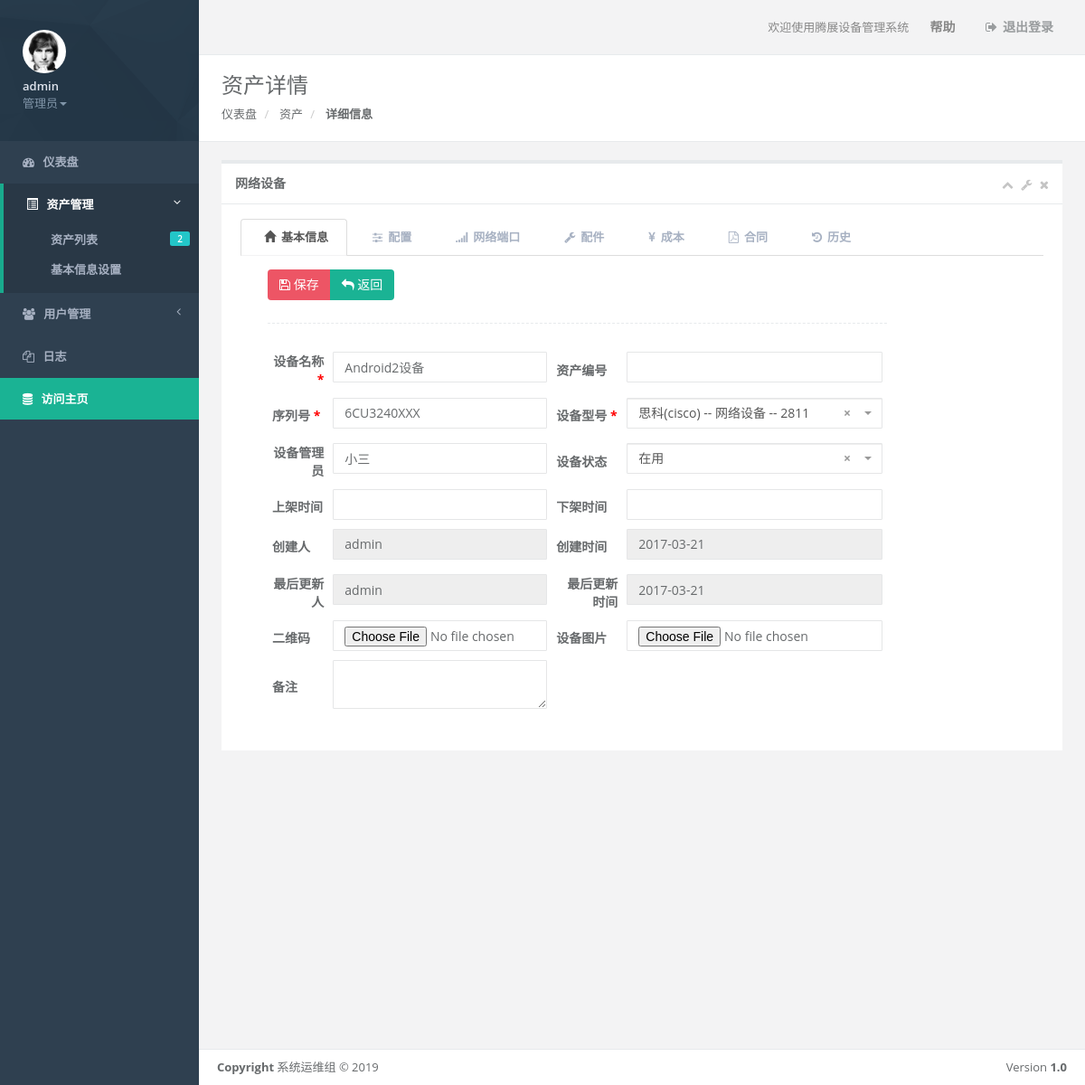
Page /iasset/detail/network/Android2设备/ (signed in) on the committed database.
### iasset/models.py (models this page shows, shortened)
class Asset(models.Model):
    asset_number = models.CharField(verbose_name=u'资产编号',max_length=128,null=True,blank=True)  #租借的设备可能没有资产编号
    name = models.CharField(verbose_name=u'设备名称',max_length=128,unique=True)
    sn = models.CharField(verbose_name=u'序列号', max_length=128, null=True, blank=True)
    model = models.ForeignKey(ProductModel, verbose_name=u'设备型号', related_name='relatedmodel', null=True, blank=True)
    contract = models.ManyToManyField(Contract, verbose_name=u'合同')
    purchase_date = models.DateField(verbose_name=u'购买时间',null=True, blank=True)
    warranty_period = models.SmallIntegerField(verbose_name=u"质保年限",null=True, blank=True)
    expire_date = models.DateField(verbose_name=u'过保时间',null=True, blank=True)
    cost = models.FloatField(verbose_name=u'成本',null=True, blank=True)
    renewal_date = models.DateField(verbose_name=u'续保时间',null=True, blank=True)
    renewal_cost = models.FloatField(verbose_name=u'续保成本',null=True, blank=True)
    total_cost = models.FloatField(verbose_name=u'资产总值',null=True,blank=True)  #根据配件的添加，续保，折旧，自动计算得出
    asset_admin = models.CharField(verbose_name=u'设备管理员',max_length=64,null=True, blank=True)
    status = models.CharField(verbose_name=u'设备状态',choices=DEVICE_STATUS,default='unuse',max_length=128)
    online_date = models.DateField(verbose_name=u'上架时间', null=True, blank=True)
    offline_date = models.DateField(verbose_name=u'下架时间', null=True, blank=True)
    create_person = models.ForeignKey(settings.AUTH_USER_MODEL, verbose_name=u'创建人', related_name='asset_create_user', null=True, blank=True)
    update_person = models.ForeignKey(settings.AUTH_USER_MODEL, verbose_name=u'最后更新人', related_name='asset_update_user', null=True, blank=True)
    create_date = models.DateTimeField(verbose_name=u'创建时间',blank=True, auto_now_add=True)
    update_date = models.DateTimeField(verbose_name=u'最后更新时间',blank=True, auto_now=True)
    qrcode = models.ImageField(verbose_name=u'二维码',upload_to='iasset/qrcode/',null=True,blank=True)
    picture = models.ImageField(verbose_name=u'设备图片',upload_to='iasset/img/',null=True,blank=True)
    parts = models.ManyToManyField('Parts', related_name='asset_parts', verbose_name=u'配件')
    memo = models.TextField(verbose_name=u'备注', null=True, blank=True)
    class Meta:
        verbose_name = u'资产总表'
        verbose_name_plural = u"资产总表"

### iuser/models.py (models this page shows, shortened)
class User(AbstractUser):
    USER_ROLE_CHOICES = (
        ('su', '超级用户'),
        ('cu', '普通用户'),
    )
    name = models.CharField(verbose_name=u'姓名',max_length=80, blank=True, null=True)
    role = models.CharField(verbose_name=u'角色',max_length=2, choices=USER_ROLE_CHOICES, default='cu')
    group = models.ManyToManyField(UserGroup)
    department = models.ForeignKey('Departments', verbose_name=u'所属部门', default=None, blank=True, null=True)
    create_date = models.DateTimeField(verbose_name=u'创建时间',auto_now_add=True)
    update_date = models.DateTimeField(verbose_name=u'更新时间',auto_now=True)
    memo = models.TextField(verbose_name=u'备注', blank=True, null=True, default=None)

### templates/iasset/asset/detail/network/index.html (shortened to what this page needs)
{% extends 'iasset/asset/detail/base.html' %}
{% block title %}网络设备{% endblock %}

### templates/iasset/asset/detail/base.html (shortened to what this page needs)
{% extends 'base.html' %}
{% block content %}
{% include 'nav_cat_bar.html' %}
    <div class="wrapper wrapper-content animated fadeInRight">
    <div class="row">
        <div class="col-sm-12">
            <div class="ibox float-e-margins">
                <div id="ibox-content" class="ibox-title">
                    <h5> {% block title%}服务器{% endblock %} </h5>
                    <div class="ibox-tools">
                        <a class="collapse-link">
                            <i class="fa fa-chevron-up"></i>
                        </a>
                        <a class="dropdown-toggle" data-toggle="dropdown" href="#">
                            <i class="fa fa-wrench"></i>
                        </a>
                        <a class="close-link">
                            <i class="fa fa-times"></i>
                        </a>
                    </div>
                </div>
                <div class="ibox-content">
                    <div class="panel blank-panel">
                        <div class="panel-options">
                            <ul id="id_nav_ul" class="nav nav-tabs">
                                {% block panel %}
                                    <li class="active" value="baseinfo"><a class="text-center"><i class="glyphicon glyphicon-home"></i>基本信息</a></li>
                                    <li value="conf"><a class="text-center"><i class="fa fa-sliders"></i>配置</a></li>
                                    <li value="ports"><a class="text-center"><i class="fa fa-signal"></i>网络端口</a></li>
                                    <li value="parts"><a class="text-center"><i class="fa fa-wrench"></i>配件</a></li>
                                    <li value="cost"><a class="text-center"><i class="fa fa-rmb"></i>成本</a></li>
                                    <li value="contract"><a class="text-center"><i class="fa fa-file-pdf-o"></i>合同</a></li>
                                    <li value="history"><a class="text-center"><i class="fa fa-history"></i>历史</a></li>
                                {% endblock %}
                            </ul>
                        </div>
                        <div class="panel-body">
                            <form id="id_form" target="_self" method="post" class="form-horizontal" role="form" >{% csrf_token %}
                                {% block frorm %}
                                <div class="col-lg-10" id="id_asset_detail">
                                    {% block baseinfo %}
                                        <div id="baseinfo" class="tablediv">
                                        <div id="toolbar_baseinfo" class="btn-group">
                                            <button id="btn_save" type="button" class="btn btn-danger" onclick="window.location.href='#'">
                                                <span class="fa fa-save" aria-hidden="true"></span>&nbsp;保存
                                            </button>
                                            <button id="btn_return" type="button" class="btn btn-primary" onclick="javascript:history.go(-1);location.reload()">
                                                <span class="fa fa-reply" aria-hidden="true"></span>&nbsp;返回
                                            </button>
                                        </div>
                                        <div class="hr-line-dashed"></div>
                                        <table class="detail_tab" name="baseinfo_table">
                                            <tbody>
                                                <tr>
                                                    <td class="td-lable form-group">
                                                        <label class="control-label" for="inputName">设备名称</label>
                                                    </td>
                                                    <td class="td-input">
                                                        <input  class="form-control " type="text" name="name" id="inputName" value="{{ asset_obj.name }}">
                                                    </td>
                                                    <td class="td-lable form-group">
                                                        <label class="control-label " for="inputNumber">资产编号</label>
                                                    </td>
                                                    <td class="td-input">
                                                        <input class="form-control " type="text" name="asset_number" id="inputNumber" value="{{ asset_obj.asset_number }}">
                                                    </td>
                                                </tr>
                                                <tr>
                                                    <td class="form-group">
                                                        <label class="control-label" for="inputSN">序列号</label>
                                                    </td>
                                                    <td>
                                                        <input class="form-control" type="text" name="sn" id="inputSN" value="{{ asset_obj.sn}}">
                                                    </td>
                                                    <td class="form-group">
                                                        <label class="control-label" for="id_model">设备型号</label>
                                                    </td>
                                                    <td>
                                                    </td>
                                                </tr>
                                                <tr>
                                                    <td class="form-group">
                                                        <label class="control-label" for="inputAssetadmin">设备管理员</label>
                                                    </td>
                                                    <td>
                                                        <input type="text" class="form-control" name="asset_admin" id="inputAssetadmin" value="{{ asset_obj.asset_admin | default_if_none:""}}">
                                                    </td>
                                                    <td class="form-group">
                                                        <label class="control-label" for="selectStatus">设备状态</label>
                                                    </td>
                                                    <td>
                                                    </td>
                                                </tr>
                                                <tr>
                                                    <td class="form-group">
                                                        <label class="control-label" for="inputOnlinedate">上架时间</label>
                                                    </td>
                                                    <td>
                                                        <input type="text" class="form-control" name="online_date" id="inputOnlinedate"  value="{{ asset_obj.online_date | date:"Y-m-d" }}">
                                                    </td>
                                                    <td class="form-group">
                                                        <label class="control-label" for="inputOfflinedate">下架时间</label>
                                                    </td>
                                                    <td>
                                                        <input type="text" class="form-control" name="offline_date" id="inputOfflinedate" value="{{ asset_obj.offline_date | date:"Y-m-d" }}">
                                                    </td>
                                                </tr>
                                                <tr>
                                                    <td class="form-group">
                                                        <label class="control-label" for="inputCreateperson">创建人</label>
                                                    </td>
                                                    <td>
                                                        <input type="text" class="form-control" name="create_person" id="inputCreateperson" value="{{ asset_obj.create_person}}" readonly>
                                                    </td>
                                                    <td class="form-group">
                                                        <label class="control-label" for="inputCreatedate">创建时间</label>
                                                    </td>
                                                    <td>
                                                        <input type="text" class="form-control" name="create_date" id="inputCreatedate" value="{{ asset_obj.create_date | date:"Y-m-d" }}" readonly>
                                                    </td>
                                                </tr>
                                                <tr>
                                                    <td class="form-group">
                                                        <label class="control-label" for="inputUpdateperson">最后更新人</label>
                                                    </td>
                                                    <td>
                                                        <input type="text" class="form-control" name="update_person" id="inputUpdateperson" value="{{ asset_obj.update_person }}" readonly>
                                                    </td>
                                                    <td class="form-group">
                                                        <label class="control-label" for="inputUpdatedate">最后更新时间</label>
                                                    </td>
                                                    <td>
                                                        <input type="text" class="form-control" name="update_date" id="inputUpdatedate" value="{{ asset_obj.update_date | date:"Y-m-d"  }}" readonly>
                                                    </td>
                                                </tr>
                                                <tr>
                                                    <td class="form-group">
                                                        <label class="control-label" for="inputQrcode">二维码</label>
                                                    </td>
                                                    <td>
                                                        <div class="file-box">
                                                            <input type="file" class="form-control" onchange="document.getElementById('id_qrcode').value=this.value"/>
                                                        </div>
                                                    </td>
                                                    <td class="form-group">
                                                        <label class="control-label" for="inputPicture">设备图片</label>
                                                    </td>
                                                    <td>
                                                        <div class="file-box">
                                                            <input type="file" class="form-control" onchange="document.getElementById('id_picture').value=this.value"/>
                                                        </div>
                                                    </td>
                                                </tr>
                                                <tr>
                                                    <td class="form-group">
                                                        <label class="control-label" for="inputMemo">备注</label>
                                                    </td>
                                                    <td >
                                                        <textarea name="memo" class="form-control" id="inputMemo">{{ asset_obj.memo | default_if_none:""}}</textarea>
                                                    </td>
                                                </tr>
                                            </tbody>
                                        </table>
                                    </div>
                                    {% endblock %}
                                </div>
                                {% endblock %}
                            </form>
                        </div>
                    </div>
                </div>
            </div>
        </div>
    </div>
</div>
{% endblock %}

### rows in the picture
Asset: name "Android2设备", sn "6CU3240XXX", asset_admin "小三", create_person "admin", create_date "2017-03-21", update_person "admin", update_date "2017-03-21"

### other values in the picture
{{ asset_total_num }} "2"
{{ header_title }} "资产详情"
{{ path1 }} "资产"
{{ path2 }} "详细信息"
